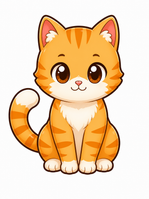
#> input picture assets/cat-src/cat-front.png, 149 x 199 px
$ python sprite_poses.py ../assets/cat-src/cat-front.png ../assets/cat-src/cat-lay.png ../assets/cat-src/cat-lay.png ../assets/cat-src/cat-lay.png ../assets/cat-src/cat-lay.png 5
#> lines starting #> are read from the running program, lines starting #| are printed output that depends on the picture; after the words box and inside, x2 and y2 are one past the last pixel; in counts of white or black regions, pixels touching at a corner belong together
# Build front / sit / lay (+ blink variants) from a 3-pose sheet and its eyes-closed edit.
import sys, numpy as np
from PIL import Image, ImageFilter
from scipy import ndimage
sys.path.insert(0, sys.argv[5]); from sprite_cutout import cut   # reuse the walk-frame cut-out

sheet = np.asarray(Image.open(sys.argv[1]).convert('RGB'))
#> sheet is the input picture: shape (199, 149, 3); mean R, G, B 239.3, 212.8, 181.4
closed = np.asarray(Image.open(sys.argv[2]).convert('RGB'))
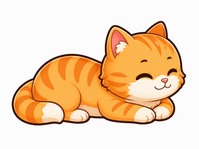
#> input picture assets/cat-src/cat-lay.png, 199 x 149 px
#> closed is the input picture: shape (149, 199, 3); mean R, G, B 241.8, 213, 182.3
outdir, walk_ref = sys.argv[3], sys.argv[4]

# 1) find the 3 cats (column runs of non-white)
fg = (np.abs(sheet.astype(int) - 255).max(-1) > 40)
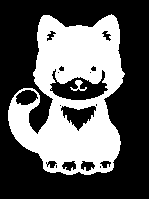
#> fg: shape (199, 149) bool; 37% white; 2 white regions, box (x1, y1, x2, y2) and area: (8, 14, 125, 175) 10909, (70, 80, 87, 91) 73
cols = fg.any(0); segs = []; st = None
for x, c in enumerate(cols):
    if c and st is None: st = x
    if not c and st is not None:
        if x - st > 60: segs.append((st, x))
        st = None
#> this loop made 149 passes
#> c on pass 9: True
#> c on passes 1 to 6: False, False, False, False, False, False
#> after the loop, segs = [(8, 125)]
if st is not None: segs.append((st, len(cols)))
#> (the run stopped early here; a loop or call above may not have finished)
